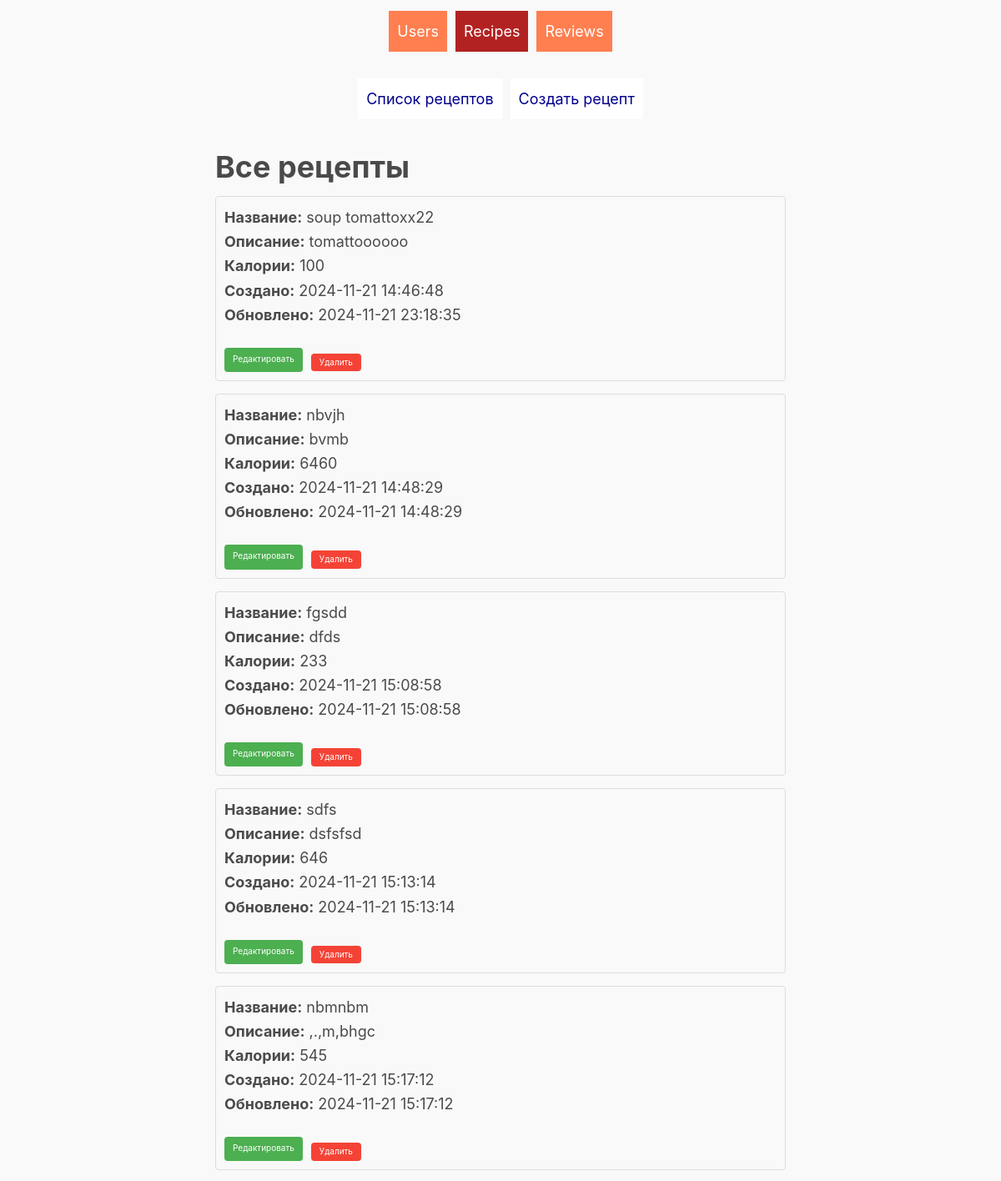
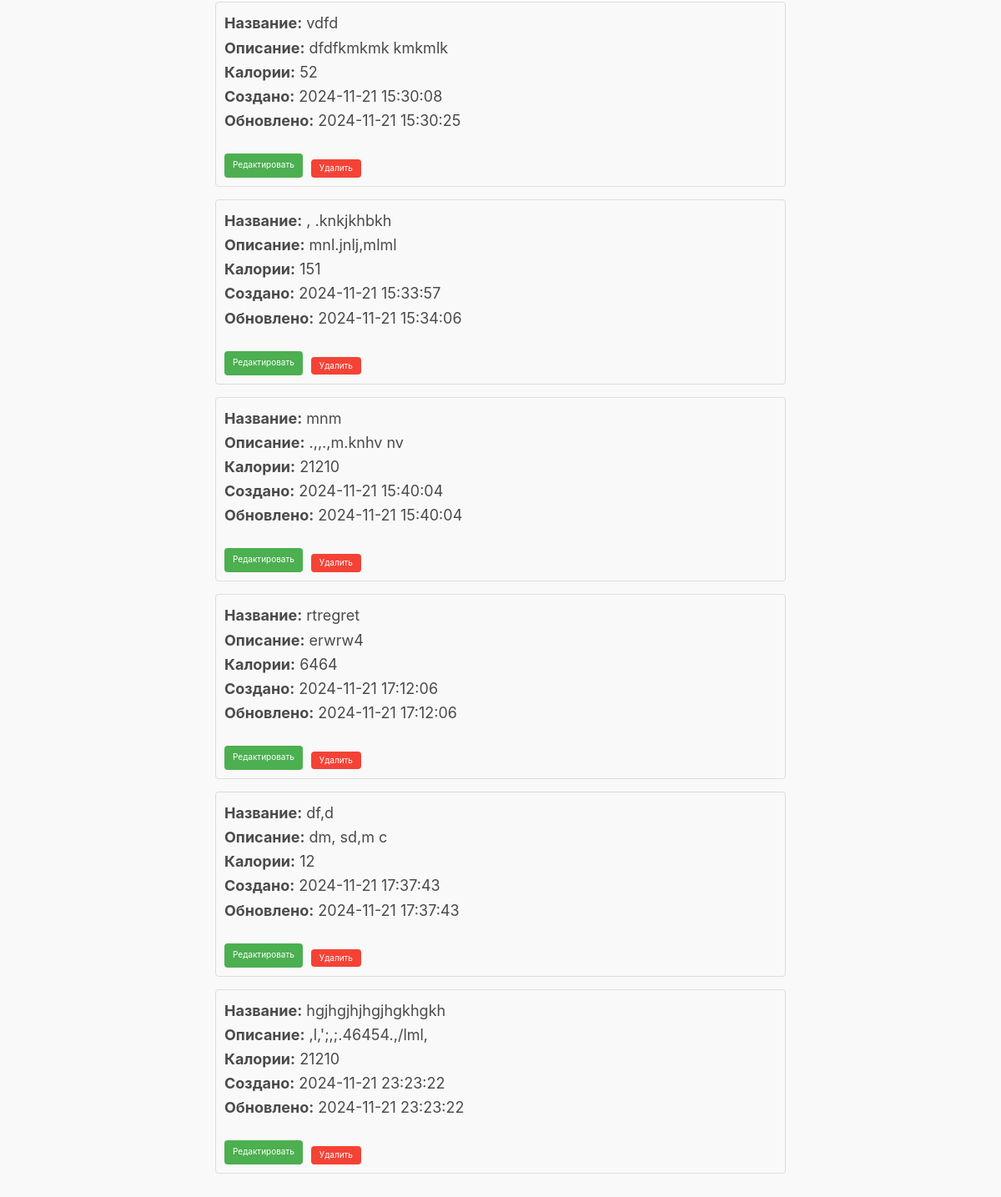
The page /?app=recipes&view=list on the database its author committed (2 pictures, top to bottom).
### tables this page shows
CREATE TABLE recipes (
        id INTEGER PRIMARY KEY AUTOINCREMENT,
        title VARCHAR(100) NOT NULL,
        description TEXT NOT NULL,
        kcal INTEGER NOT NULL,
        created_at DATETIME DEFAULT CURRENT_TIMESTAMP,
        updated_at DATETIME DEFAULT CURRENT_TIMESTAMP
    );

### pdo/db.php (called while the page is built, shortened)
<?php
require_once 'connection.php';
function getAll(string $table) {
    global $pdo;
    $stmt = $pdo->query("SELECT * FROM $table");
    return $stmt->fetchAll(PDO::FETCH_ASSOC);
}

### recipes/list.php (the view, shortened to what this page needs)
<?php
include_once $dbPath . 'db.php';
$recipes = getAll('recipes');
?>
<h2>Все рецепты</h2>
<?php foreach($recipes as $recipe): ?>
    <div class="recipe-item">
        <p>
            <strong>Название:</strong> <?= htmlspecialchars($recipe['title'], ENT_QUOTES) ?><br>
            <strong>Описание:</strong> <?= htmlspecialchars($recipe['description'], ENT_QUOTES) ?><br>
            <strong>Калории:</strong> <?= htmlspecialchars($recipe['kcal'], ENT_QUOTES) ?><br>
            <strong>Создано:</strong> <?= htmlspecialchars($recipe['created_at'], ENT_QUOTES) ?><br>
            <strong>Обновлено:</strong> <?= htmlspecialchars($recipe['updated_at'], ENT_QUOTES) ?><br>
        </p>
        <div class="action-buttons">
            <a href="?app=recipes&view=update&id=<?= htmlspecialchars($recipe['id'], ENT_QUOTES) ?>" class="button edit-button">Редактировать</a>
            <form method="POST" style="display:inline;">
                <button type="submit" name="action" value="delete" class="button delete-button">Удалить</button>
            </form>
        </div>
    </div>
<?php endforeach; ?>

### assets/css/sakura.css (style rules this page uses)
html { font-size: 62.5%; font-family: -apple-system, BlinkMacSystemFont, "Segoe UI", Roboto, "Helvetica Neue", Arial, "Noto Sans", sans-serif; }
body { font-size: 1.8rem; line-height: 1.618; max-width: 38em; margin: auto; color: #4a4a4a; background-color: #f9f9f9; padding: 13px; }
h1, h2, h3, h4, h5, h6 { line-height: 1.1; font-family: -apple-system, BlinkMacSystemFont, "Segoe UI", Roboto, "Helvetica Neue", Arial, "Noto Sans", sans-serif; font-weight: 700; margin-top: 3rem; margin-bottom: 1.5rem; overflow-wrap: break-word; word-wrap: break-word; -ms-word-break: break-all; word-break: break-word; }
h2 { font-size: 2em; }
p { margin-top: 0px; margin-bottom: 2.5rem; }
a { text-decoration: none; color: #1d7484; }
.button, button, input[type=submit], input[type=reset], input[type=button], input[type=file]::file-selector-button { display: inline-block; padding: 5px 10px; text-align: center; text-decoration: none; white-space: nowrap; background-color: #1d7484; color: #f9f9f9; border-radius: 1px; border: 1px solid #1d7484; cursor: pointer; box-sizing: border-box; }

### assets/css/style.css (style rules this page uses)
.recipe-item { margin-bottom: 1.5rem; padding: 1rem; border: 1px solid #ddd; border-radius: 4px; background-color: #f9f9f9; text-align: left; }
.action-buttons { display: flex; justify-content: flex-start; gap: 1rem; margin-top: 0.5rem; }
.action-buttons .button { background-color: #4CAF50; color: white; padding: 0.5rem 1rem; border: none; border-radius: 4px; cursor: pointer; text-decoration: none; font-size: 1rem; }
.action-buttons .delete-button { background-color: #f44336; }
.action-buttons button { padding: 0.5rem 1rem; border: none; border-radius: 4px; cursor: pointer; font-size: 1rem; color: white; }

### rows shown on the page
recipes: title "soup tomattoxx22", description "tomattoooooo", kcal "100", created_at "2024-11-21 14:46:48", updated_at "2024-11-21 23:18:35"
recipes: title "nbvjh", description "bvmb", kcal "6460", created_at "2024-11-21 14:48:29", updated_at "2024-11-21 14:48:29"
recipes: title "fgsdd", description "dfds", kcal "233", created_at "2024-11-21 15:08:58", updated_at "2024-11-21 15:08:58"
recipes: title "sdfs", description "dsfsfsd", kcal "646", created_at "2024-11-21 15:13:14", updated_at "2024-11-21 15:13:14"
recipes: title "nbmnbm", description ",.,m,bhgc", kcal "545", created_at "2024-11-21 15:17:12", updated_at "2024-11-21 15:17:12"
recipes: title "vdfd", description "dfdfkmkmk kmkmlk", kcal "52", created_at "2024-11-21 15:30:08", updated_at "2024-11-21 15:30:25"
recipes: title ", .knkjkhbkh", description "mnl.jnlj,mlml", kcal "151", created_at "2024-11-21 15:33:57", updated_at "2024-11-21 15:34:06"
recipes: title "mnm", description ".,,.,m.knhv nv", kcal "21210", created_at "2024-11-21 15:40:04", updated_at "2024-11-21 15:40:04"
recipes: title "rtregret", description "erwrw4", kcal "6464", created_at "2024-11-21 17:12:06", updated_at "2024-11-21 17:12:06"
recipes: title "df,d", description "dm, sd,m c", kcal "12", created_at "2024-11-21 17:37:43", updated_at "2024-11-21 17:37:43"
recipes: title "hgjhgjhjhgjhgkhgkh", description ",l,';,;.46454.,/lml,", kcal "21210", created_at "2024-11-21 23:23:22", updated_at "2024-11-21 23:23:22"
